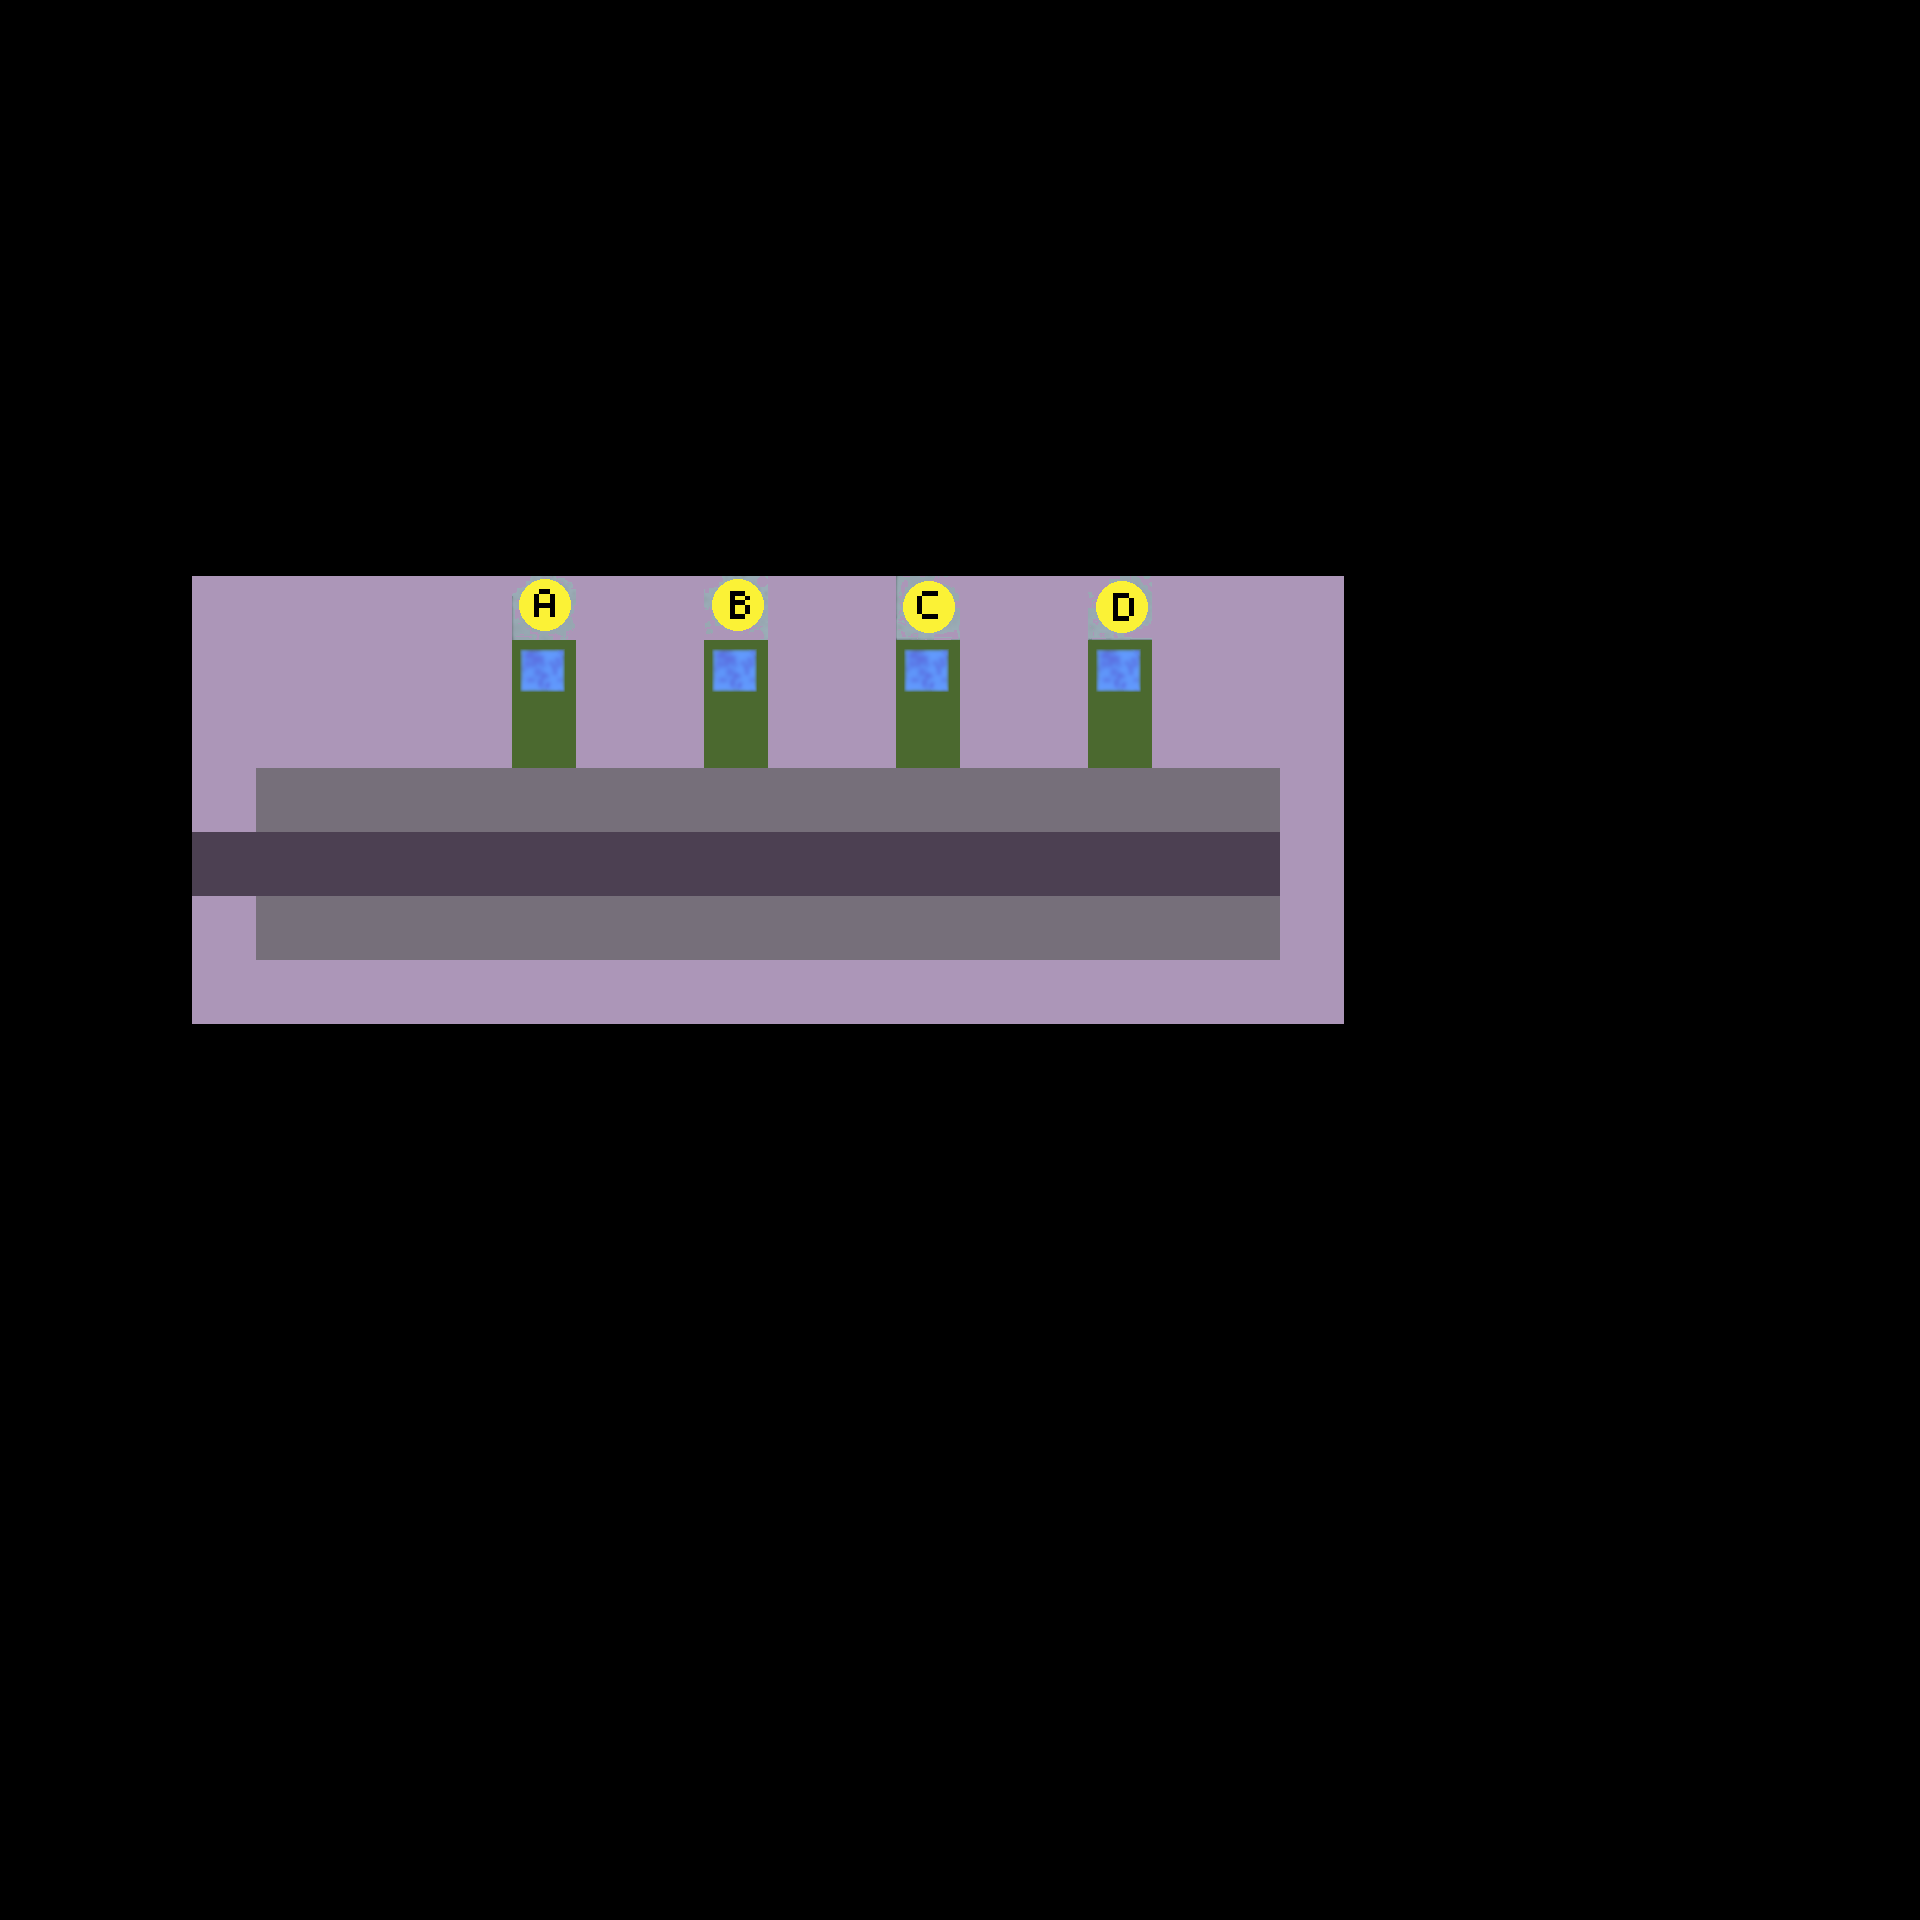

A level layout from a 2D game, rendered from its tile map. Below: a short description, then the map file with its tile-grid data intact:
An orthogonal 30x30 tile map with 64x64 px tiles, 1 tile layer (Tile Layer 1) and 5 objects.

<map version="1.10" tiledversion="1.11.2" orientation="orthogonal" renderorder="right-down" width="30" height="30" tilewidth="64" tileheight="64" infinite="0" nextlayerid="3" nextobjectid="7">
 <tileset firstgid="1" source="tileset.tsx" />
 <layer id="1" name="Tile Layer 1" width="30" height="30">
  <data encoding="csv">
0,0,0,0,0,0,0,0,0,0,0,0,0,0,0,0,0,0,0,0,0,0,0,0,0,0,0,0,0,0,
0,0,0,0,0,0,0,0,0,0,0,0,0,0,0,0,0,0,0,0,0,0,0,0,0,0,0,0,0,0,
0,0,0,0,0,0,0,0,0,0,0,0,0,0,0,0,0,0,0,0,0,0,0,0,0,0,0,0,0,0,
0,0,0,0,0,0,0,0,0,0,0,0,0,0,0,0,0,0,0,0,0,0,0,0,0,0,0,0,0,0,
0,0,0,0,0,0,0,0,0,0,0,0,0,0,0,0,0,0,0,0,0,0,0,0,0,0,0,0,0,0,
0,0,0,0,0,0,0,0,0,0,0,0,0,0,0,0,0,0,0,0,0,0,0,0,0,0,0,0,0,0,
0,0,0,0,0,0,0,0,0,0,0,0,0,0,0,0,0,0,0,0,0,0,0,0,0,0,0,0,0,0,
0,0,0,0,0,0,0,0,0,0,0,0,0,0,0,0,0,0,0,0,0,0,0,0,0,0,0,0,0,0,
0,0,0,0,0,0,0,0,0,0,0,0,0,0,0,0,0,0,0,0,0,0,0,0,0,0,0,0,0,0,
0,0,0,5,5,5,5,5,12,5,5,13,5,5,19,5,5,20,5,5,5,0,0,0,0,0,0,0,0,0,
0,0,0,5,5,5,5,5,4,5,5,4,5,5,4,5,5,4,5,5,5,0,0,0,0,0,0,0,0,0,
0,0,0,5,5,5,5,5,11,5,5,11,5,5,11,5,5,11,5,5,5,0,0,0,0,0,0,0,0,0,
0,0,0,5,18,18,18,18,18,18,18,18,18,18,18,18,18,18,18,18,5,0,0,0,0,0,0,0,0,0,
0,0,0,15,15,15,15,15,15,15,15,15,15,15,15,15,15,15,15,15,5,0,0,0,0,0,0,0,0,0,
0,0,0,5,18,18,18,18,18,18,18,18,18,18,18,18,18,18,18,18,5,0,0,0,0,0,0,0,0,0,
0,0,0,5,5,5,5,5,5,5,5,5,5,5,5,5,5,5,5,5,5,0,0,0,0,0,0,0,0,0,
0,0,0,0,0,0,0,0,0,0,0,0,0,0,0,0,0,0,0,0,0,0,0,0,0,0,0,0,0,0,
0,0,0,0,0,0,0,0,0,0,0,0,0,0,0,0,0,0,0,0,0,0,0,0,0,0,0,0,0,0,
0,0,0,0,0,0,0,0,0,0,0,0,0,0,0,0,0,0,0,0,0,0,0,0,0,0,0,0,0,0,
0,0,0,0,0,0,0,0,0,0,0,0,0,0,0,0,0,0,0,0,0,0,0,0,0,0,0,0,0,0,
0,0,0,0,0,0,0,0,0,0,0,0,0,0,0,0,0,0,0,0,0,0,0,0,0,0,0,0,0,0,
0,0,0,0,0,0,0,0,0,0,0,0,0,0,0,0,0,0,0,0,0,0,0,0,0,0,0,0,0,0,
0,0,0,0,0,0,0,0,0,0,0,0,0,0,0,0,0,0,0,0,0,0,0,0,0,0,0,0,0,0,
0,0,0,0,0,0,0,0,0,0,0,0,0,0,0,0,0,0,0,0,0,0,0,0,0,0,0,0,0,0,
0,0,0,0,0,0,0,0,0,0,0,0,0,0,0,0,0,0,0,0,0,0,0,0,0,0,0,0,0,0,
0,0,0,0,0,0,0,0,0,0,0,0,0,0,0,0,0,0,0,0,0,0,0,0,0,0,0,0,0,0,
0,0,0,0,0,0,0,0,0,0,0,0,0,0,0,0,0,0,0,0,0,0,0,0,0,0,0,0,0,0,
0,0,0,0,0,0,0,0,0,0,0,0,0,0,0,0,0,0,0,0,0,0,0,0,0,0,0,0,0,0,
0,0,0,0,0,0,0,0,0,0,0,0,0,0,0,0,0,0,0,0,0,0,0,0,0,0,0,0,0,0,
0,0,0,0,0,0,0,0,0,0,0,0,0,0,0,0,0,0,0,0,0,0,0,0,0,0,0,0,0,0
</data>
 </layer>
 <objectgroup id="2" name="Collision">
  <object id="1" x="192" y="576" width="1152" height="128" />
  <object id="2" x="1280" y="704" width="64" height="320" />
  <object id="3" x="192" y="960" width="1088" height="64" />
  <object id="4" x="192" y="896" width="64" height="64" />
  <object id="5" x="192" y="704" width="64" height="128" />
 </objectgroup>
</map>
